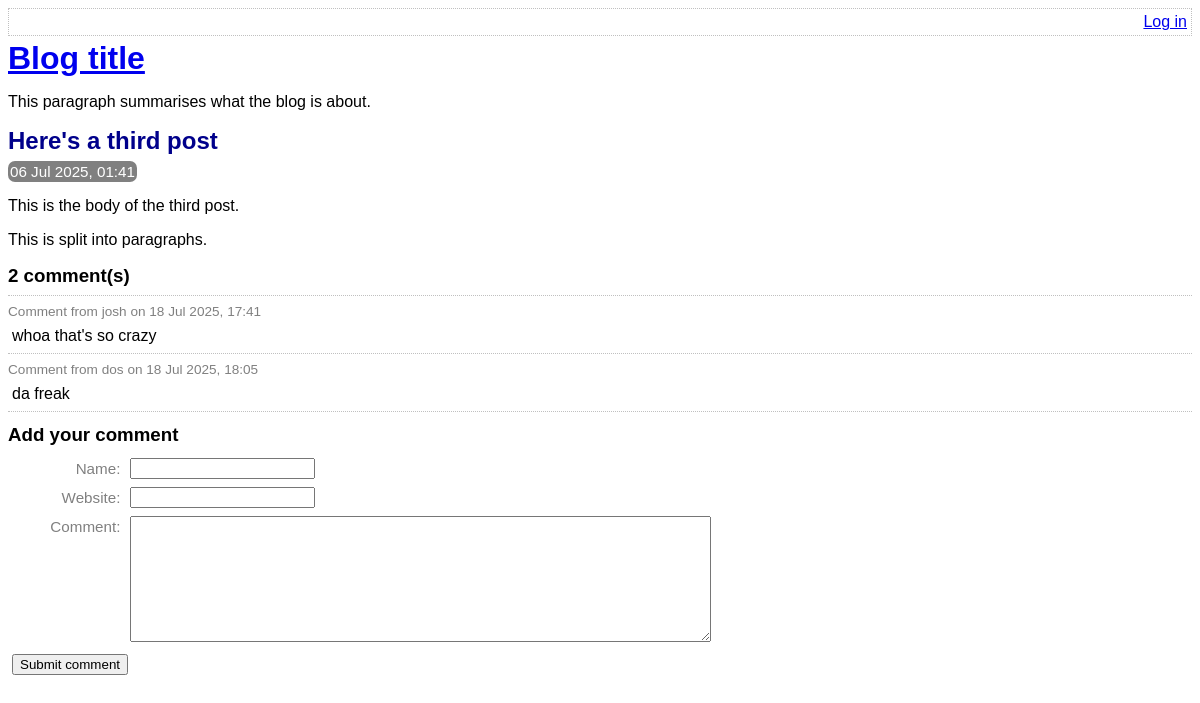
Page /view-post.php?post_id=3 on the committed database.
### tables this page shows
CREATE TABLE post (
    id INTEGER PRIMARY KEY AUTOINCREMENT NOT NULL,
    title VARCHAR NOT NULL,
    body VARCHAR NOT NULL,
    user_id INTEGER NOT NULL,
    created_at TEXT NOT NULL,
    updated_at VARCHAR,
    FOREIGN KEY (user_id) REFERENCES user(id)
);

CREATE TABLE comment (
    id INTEGER PRIMARY KEY AUTOINCREMENT NOT NULL,
    post_id INTEGER NOT NULL,
    created_at VARCHAR NOT NULL,
    "name" VARCHAR NOT NULL,
    website VARCHAR,
    "text" VARCHAR NOT NULL,
    FOREIGN KEY (post_id) REFERENCES post(id)
);

### lib/view-post.php (called while the page is built, shortened)
<?php
function getPostRow(PDO $pdo, $postId) {
    $stmt = $pdo->prepare(
        'SELECT
            title, created_at, body
        FROM
            post
        WHERE
            id = :id'
    );
    $result = $stmt->execute(
        array('id' => $postId, )
    );
    $row = $stmt->fetch(PDO::FETCH_ASSOC);
    return $row;
}

### view-post.php (the view, shortened to what this page needs)
<?php
require_once 'lib/common.php';
require_once 'lib/view-post.php';
if (isset($_GET['post_id'])) {
    $postId = (int) $_GET['post_id'];
} else {
    $postId = 0;
}
$pdo = getPDO();
$row = getPostRow($pdo, $postId);
?>
<!DOCTYPE html>
<html>
    <head>
        <?php require 'templates/head.php' ?>
    </head>
    <body>
        <?php require 'templates/title.php' ?>
        <div class="post">
            <h2>
                <?php echo htmlEscape($row['title']) ?>
            </h2>
            <div class="date">
                <?php echo convertSqlDate($row['created_at']) ?>
            </div>
            <?php echo convertNewLinesToParagraphs($row['body']) ?>
        </div>
        <div class="comment-list">
            <h3><?php echo countCommentsForPost($pdo, $postId) ?> comment(s)</h3>
            <?php foreach (getCommentsForPost($pdo, $postId) as $comment) : ?>
                <div class="comment">
                    <div class="comment-meta">
                        Comment from
                        <?php echo htmlEscape($comment['name']) ?>
                        on
                        <?php echo convertSqlDate($comment['created_at']) ?>
                    </div>
                    <div class="comment-body">
                        <?php echo convertNewLinesToParagraphs($comment['text']) ?>
                    </div>
                </div>
            <?php endforeach ?>
        </div>
        <?php require 'templates/comment-form.php' ?>
    </body>
</html>

### lib/common.php (shortened to what this page needs)
<?php
function htmlEscape($html) {
    return htmlspecialchars($html, ENT_HTML5, 'UTF-8');
}
function convertSqlDate($sqlDate) {
    $date = DateTime::createFromFormat('Y-m-d H:i:s', $sqlDate);
    return $date->format('d M Y, H:i');
}
function convertNewLinesToParagraphs($text) {
    $escaped = htmlEscape($text);
    return '<p>' . str_replace("\n", "</p><p>", $escaped) . '</p>';
}
function countCommentsForPost(PDO $pdo, $postId) {
    $sql = "
        SELECT
            COUNT(*) c
        FROM
            comment
        WHERE
            post_id = :post_id
    ";
    $stmt = $pdo->prepare($sql);
    $stmt->execute(
        array('post_id' => $postId, )
    );
    return (int) $stmt->fetchColumn();
}
function getCommentsForPost(PDO $pdo, $postId) {
    $sql = "
        SELECT
            id, name, text, created_at, website
        FROM
            comment
        WHERE
            post_id = :post_id
    ";
    $stmt = $pdo->prepare($sql);
    $stmt->execute(
        array('post_id' => $postId, )
    );
    return $stmt->fetchAll(PDO::FETCH_ASSOC);
}

### assets/main.css (style rules this page uses)
h1, h2, h3 { margin-top: 0; margin-bottom: 8px; }
body { font-family: sans-serif; }
.post-synopsis h2, .post h2 { color: darkblue; }
.post .date, .post-synopsis .meta { color: white; background-color: grey; border-radius: 7px; padding: 2px; display: inline; font-size: 0.95em; }
.comment .comment-meta { font-size: 0.85em; color: grey; border-top: 1px dotted silver; padding-top: 8px; }
.comment-body p { margin: 8px 4px; }
.comment-list { border-bottom: 1px dotted silver; margin-bottom: 12px; }

### rows in the picture
post: title "Here's a third post", created_at "06 Jul 2025, 01:41", body "This is the body of the third post. This is split into paragraphs."
comment: name "josh", created_at "18 Jul 2025, 17:41", text "whoa that's so crazy"
comment: name "dos", created_at "18 Jul 2025, 18:05", text "da freak"

### other values in the picture
countCommentsForPost($pdo, $postId) "2"
